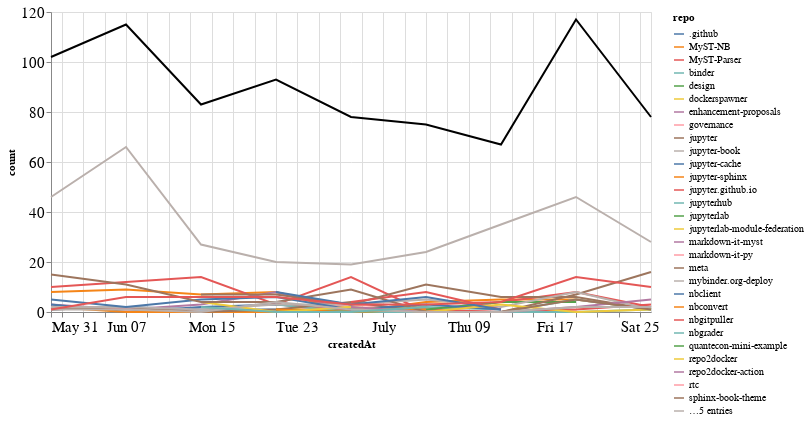

Source (notebook cell):
### Markdown cell above
## Comments

### Code cell
comments_time = comments.groupby('repo').resample('W', on='createdAt').count()['author'].reset_index()
comments_time = comments_time.rename(columns={'author': 'count'})
comments_time_total = comments_time.groupby('createdAt').agg({"count": "sum"}).reset_index()
ch1 = alt.Chart(comments_time, width=600).mark_line().encode(
    x='createdAt',
    y='count',
    color='repo',
    tooltip="repo"
)

ch2 = alt.Chart(comments_time_total, width=600).mark_line(color="black").encode(
    x='createdAt',
    y='count',
)

ch1 + ch2

### Figure 1 — Vega-Lite specification as saved in the notebook (floating-point values rounded to 4 significant figures; data arrays with more than 128 entries replaced by an {"elided": "..."} marker saying what was removed)
{"config": {"axisLeft": {"labelFontSize": 15}, "axisBottom": {"labelFontSize": 15}}, "layer": [{"data": {"name": "data-09fc7fd5e21cb551a261c0609932ed55"}, "mark": "line", "encoding": {"color": {"type": "nominal", "field": "repo"}, "tooltip": {"type": "nominal", "field": "repo"}, "x": {"type": "temporal", "field": "createdAt"}, "y": {"type": "quantitative", "field": "count"}}, "width": 600}, {"data": {"name": "data-906bbb841f5d801212cd3d8fe22bfb73"}, "mark": {"type": "line", "color": "black"}, "encoding": {"x": {"type": "temporal", "field": "createdAt"}, "y": {"type": "quantitative", "field": "count"}}, "width": 600}], "$schema": "https://vega.github.io/schema/vega-lite/v4.8.1.json", "datasets": {"data-09fc7fd5e21cb551a261c0609932ed55": {"elided": "177 records"}, "data-906bbb841f5d801212cd3d8fe22bfb73": [{"createdAt": "2020-05-31T00:00:00", "count": 102}, {"createdAt": "2020-06-07T00:00:00", "count": 115}, {"createdAt": "2020-06-14T00:00:00", "count": 83}, {"createdAt": "2020-06-21T00:00:00", "count": 93}, {"createdAt": "2020-06-28T00:00:00", "count": 78}, {"createdAt": "2020-07-05T00:00:00", "count": 75}, {"createdAt": "2020-07-12T00:00:00", "count": 67}, {"createdAt": "2020-07-19T00:00:00", "count": 117}, {"createdAt": "2020-07-26T00:00:00", "count": 78}]}}
